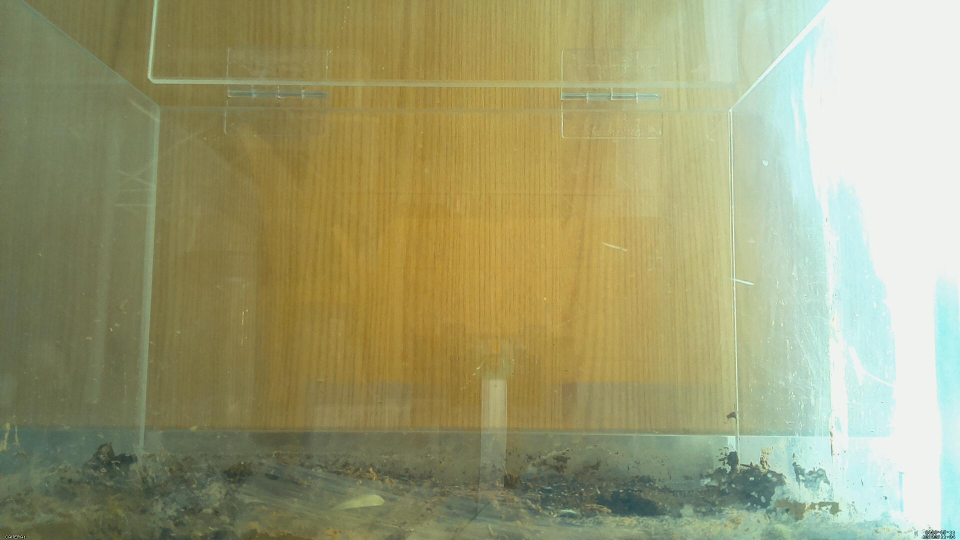
#> input picture background.jpg, 1920 x 1080 px (shown at 1/2 size)
$ python image5.py
#> lines starting #> are read from the running program, lines starting #| are printed output that depends on the picture; after the words box and inside, x2 and y2 are one past the last pixel; in counts of white or black regions, pixels touching at a corner belong together
import cv2
import numpy as np

background_img = cv2.imread('background.jpg')
#> background_img is the input picture: shape (1080, 1920, 3); mean B, G, R 116.1, 157.2, 157.6
object_img = cv2.imread('object.jpg')
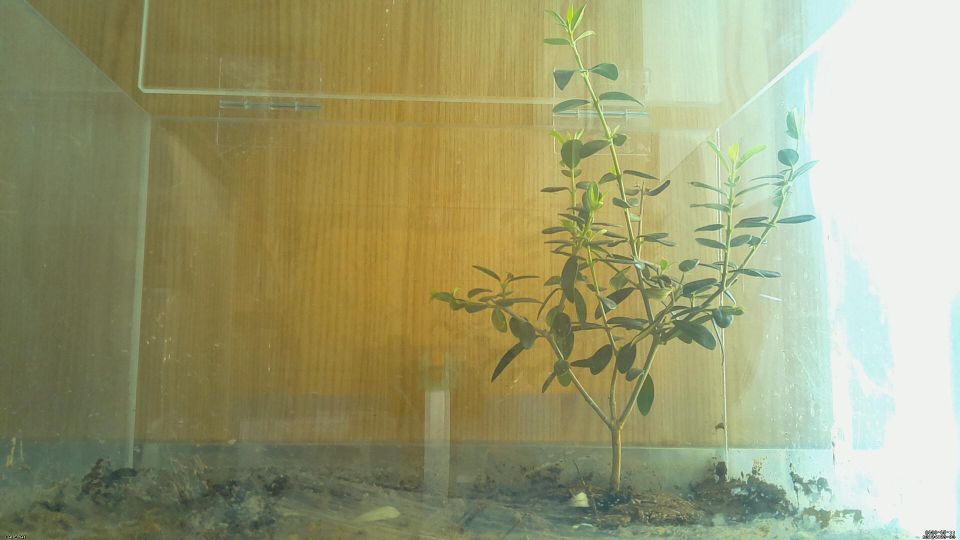
#> input picture object.jpg, 1920 x 1080 px (shown at 1/2 size)
#> object_img is the input picture: shape (1080, 1920, 3); mean B, G, R 117, 157.1, 156.6

background_img = cv2.resize(background_img, (object_img.shape[1], object_img.shape[0]))

# 두 이미지의 차이를 계산
diff = cv2.absdiff(background_img, object_img)
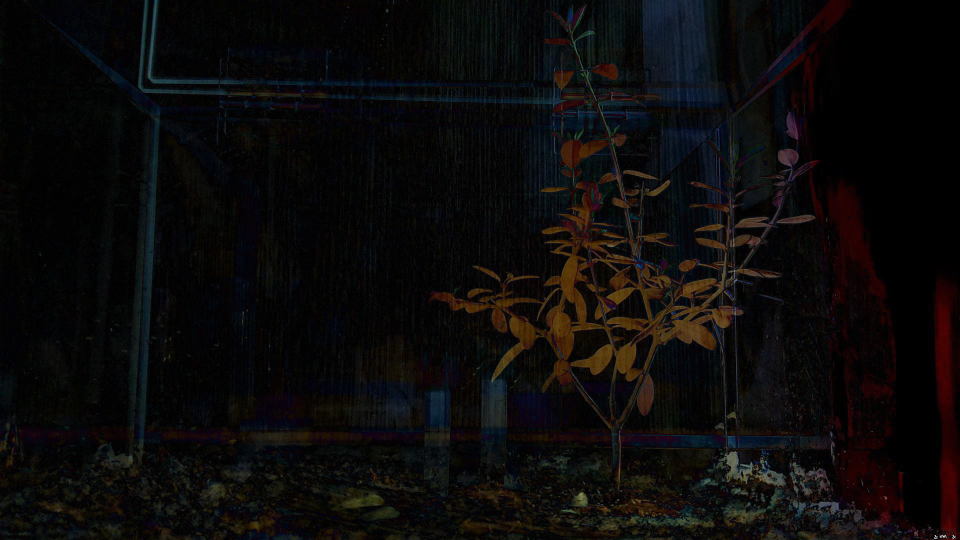
#> diff: shape (1080, 1920, 3) (shown at 1/2 size); mean B, G, R 10, 10.2, 11.8

# 차이 이미지를 그레이스케일로 변환
gray = cv2.cvtColor(diff, cv2.COLOR_BGR2GRAY)
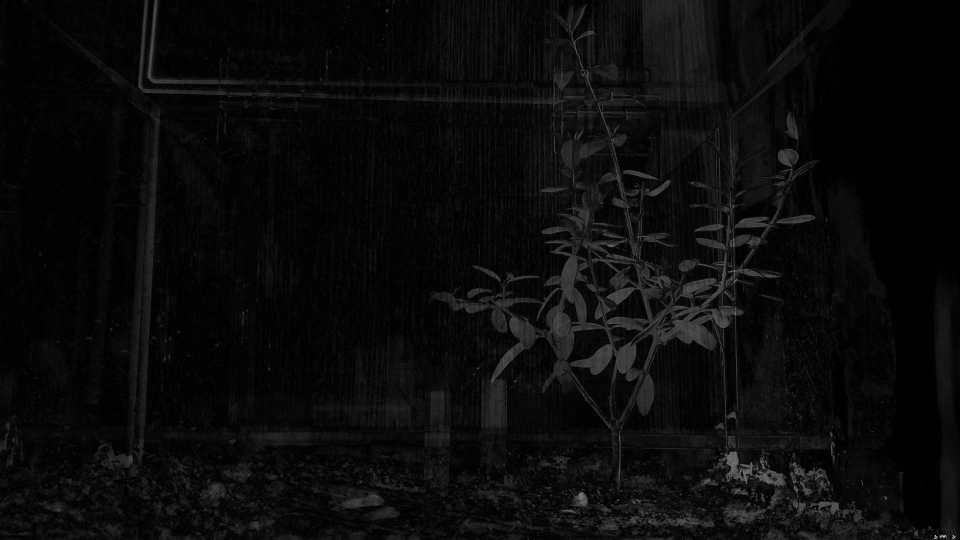
#> gray: shape (1080, 1920) (shown at 1/2 size); min 0, max 250, mean 10.7
object_img = cv2.adaptiveThreshold(gray, 255, cv2.ADAPTIVE_THRESH_MEAN_C | cv2.ADAPTIVE_THRESH_GAUSSIAN_C, cv2.THRESH_BINARY, 467,20)
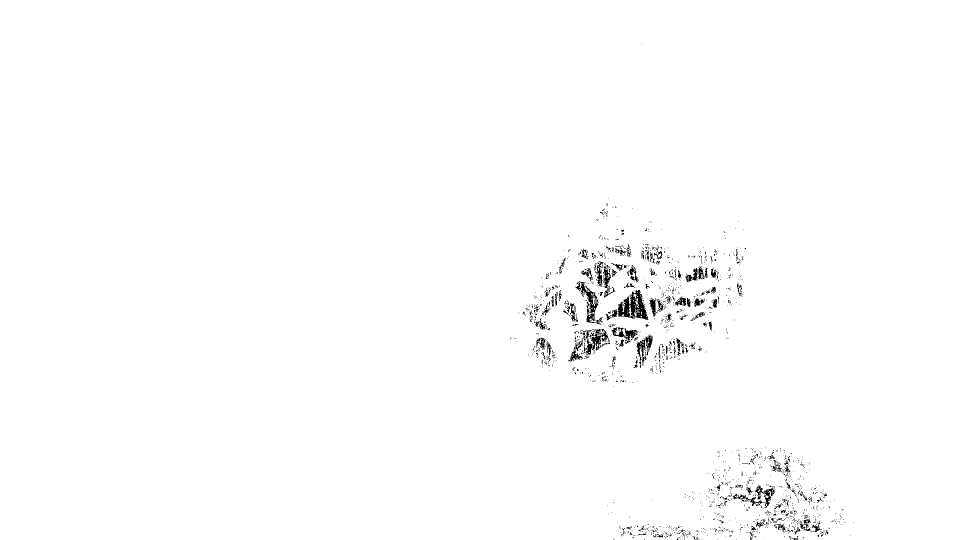
#> object_img: shape (1080, 1920) (shown at 1/2 size); 99% white; 1663 black regions (1526 under 20 px), largest, box (x1, y1, x2, y2) and area: (1235, 580, 1297, 640) 1820, (1151, 563, 1205, 649) 1150, (1273, 669, 1306, 736) 688

cv2.imshow("object_img", object_img)
cv2.waitKey(0)
cv2.destroyAllWindows()
